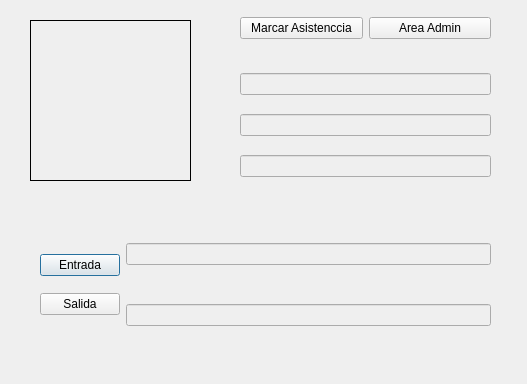
<?xml version="1.0" encoding="UTF-8"?>
<ui version="4.0">
 <class>Dialog</class>
 <widget class="QDialog" name="Dialog">
  <property name="geometry">
   <rect>
    <x>0</x>
    <y>0</y>
    <width>527</width>
    <height>384</height>
   </rect>
  </property>
  <property name="windowTitle">
   <string>Bienvenido</string>
  </property>
  <widget class="QLabel" name="foto">
   <property name="geometry">
    <rect>
     <x>30</x>
     <y>20</y>
     <width>161</width>
     <height>161</height>
    </rect>
   </property>
   <property name="frameShape">
    <enum>QFrame::Box</enum>
   </property>
   <property name="text">
    <string/>
   </property>
  </widget>
  <widget class="QWidget" name="layoutWidget">
   <property name="geometry">
    <rect>
     <x>240</x>
     <y>60</y>
     <width>251</width>
     <height>131</height>
    </rect>
   </property>
   <layout class="QVBoxLayout" name="verticalLayout">
    <item>
     <widget class="QLineEdit" name="nombre">
      <property name="enabled">
       <bool>false</bool>
      </property>
     </widget>
    </item>
    <item>
     <widget class="QLineEdit" name="cedula">
      <property name="enabled">
       <bool>false</bool>
      </property>
     </widget>
    </item>
    <item>
     <widget class="QLineEdit" name="username">
      <property name="enabled">
       <bool>false</bool>
      </property>
     </widget>
    </item>
   </layout>
  </widget>
  <widget class="QWidget" name="layoutWidget">
   <property name="geometry">
    <rect>
     <x>40</x>
     <y>210</y>
     <width>451</width>
     <height>151</height>
    </rect>
   </property>
   <layout class="QGridLayout" name="gridLayout">
    <item row="0" column="0" rowspan="2">
     <layout class="QVBoxLayout" name="verticalLayout_2">
      <item>
       <widget class="QPushButton" name="btn_entrada">
        <property name="text">
         <string>Entrada</string>
        </property>
       </widget>
      </item>
      <item>
       <widget class="QPushButton" name="btn_salida">
        <property name="text">
         <string>Salida</string>
        </property>
       </widget>
      </item>
     </layout>
    </item>
    <item row="0" column="1">
     <widget class="QLineEdit" name="entrada">
      <property name="enabled">
       <bool>false</bool>
      </property>
     </widget>
    </item>
    <item row="1" column="1">
     <widget class="QLineEdit" name="salida">
      <property name="enabled">
       <bool>false</bool>
      </property>
     </widget>
    </item>
   </layout>
  </widget>
  <widget class="QWidget" name="">
   <property name="geometry">
    <rect>
     <x>240</x>
     <y>10</y>
     <width>251</width>
     <height>36</height>
    </rect>
   </property>
   <layout class="QHBoxLayout" name="horizontalLayout">
    <item>
     <widget class="QPushButton" name="btn_mrc">
      <property name="text">
       <string>Marcar Asistenccia</string>
      </property>
     </widget>
    </item>
    <item>
     <widget class="QPushButton" name="btn_admin">
      <property name="text">
       <string>Area Admin</string>
      </property>
     </widget>
    </item>
   </layout>
  </widget>
 </widget>
 <resources/>
 <connections/>
</ui>
